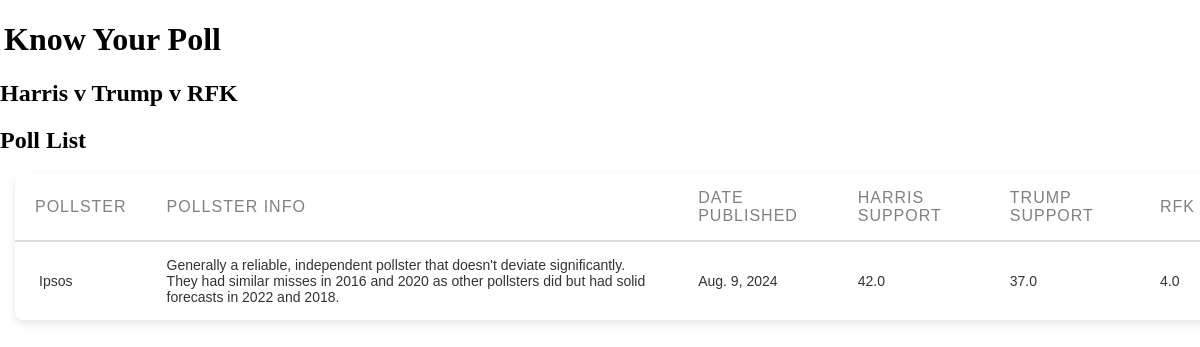
Before: /three-way-race with the older database file.
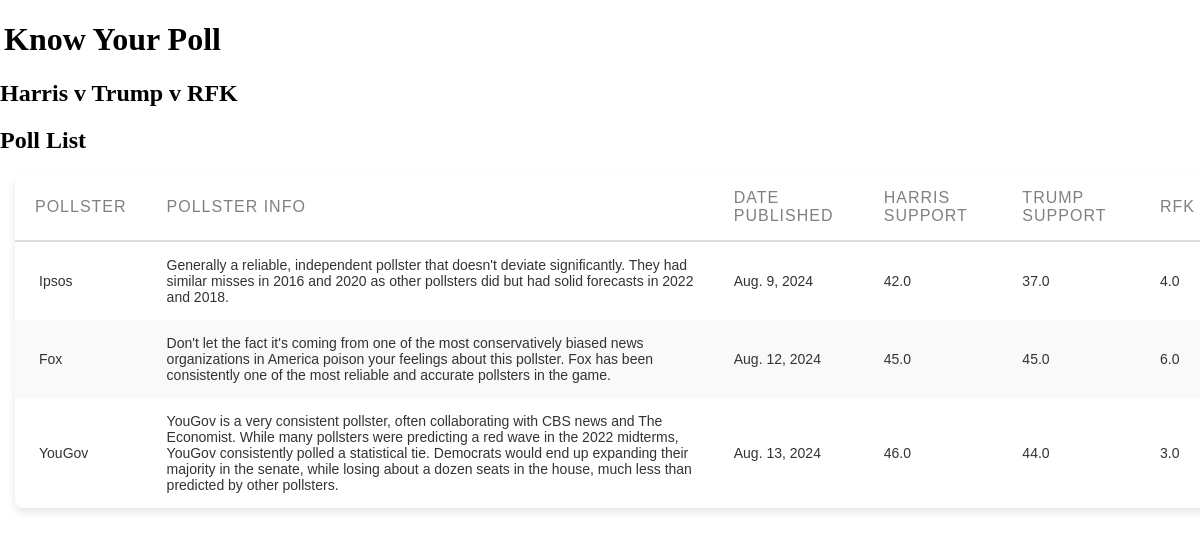
After: the same page with the newer database file.
### main/models.py (models this page shows, shortened)
class Poll(models.Model):
    harris_support = models.FloatField(null=False)
    trump_support = models.FloatField(null=False)
    third_party_support = models.FloatField(null=True, blank=True)
    region = models.CharField(null=False,max_length=50)
    date_published = models.DateField()
    link_to_poll = models.URLField(null=True)
    type_of_voters = models.CharField(max_length=50)
    number_of_respondents = models.IntegerField()
    pollster = models.ForeignKey(Pollster, on_delete=models.CASCADE,related_name="polls") #if pollster is deleted, models.CASCADE makes it so all polls by said pollster are also deleted.
    margin = models.IntegerField()

class Pollster(models.Model):
    name_of_pollster = models.CharField(max_length=75)
    info = models.TextField()
    quality_of_pollster = models.IntegerField(validators=[MinValueValidator(1), MaxValueValidator(5)])

### main/views.py (the view)
# urls.py: path("three-way-race", views.Homepage_Three_Way.as_view(),name="threeway"),
class Homepage_Three_Way(ListView):
    template_name = "main/home_page_threeway.html"
    model = Poll
    context_object_name = "polls"
    def get_queryset(self):
        base_query = super().get_queryset()
        data = base_query.filter(third_party_support__isnull=False)
        return data

### main/templates/main/home_page_threeway.html (shortened to what this page needs)
{% extends "main/base.html" %}
{% load static %}
{% block css_styles %}
  <link rel="stylesheet" href="{% static "main/homepage.css" %}">
{% endblock %}
{% block content %}
<header id ="main-nav">
  <h1><a href="{% url "home"%}">Know Your Poll</a></h1>
</header>
<h2>Harris v Trump v RFK</h2>
<h2>Poll List</h2>
<table>
    <thead>
        <tr>
            <th>Pollster</th>
            <th>Pollster info</th>
            <th>Date Published</th>
            <th>Harris Support</th>
            <th>Trump Support</th>
            <th>RFK</th>
        </tr>
    </thead>
    <tbody>
        {% for poll in polls %}
        <tr>
            <td><a href={{poll.link_to_poll}} style="text-decoration:none">{{ poll.pollster.name_of_pollster }}</a></td>
            <td>{{poll.pollster.info}}</td>
            <td>{{ poll.date_published }}</td>
            <td>{{ poll.harris_support }}</td>
            <td>{{ poll.trump_support }}</td>
            <td>{{ poll.third_party_support }}</td>
        </tr>
        {% endfor %}
    </tbody>
</table>
{% endblock %}

Changed rows visible on the page:
added Poll: pollster.name_of_pollster "Fox", pollster.info "Don't let the fact it's coming from one of the most conservatively biased news organizations in America poison your feelings about this pollster. Fox has been consistently one of the most reliable and accurate pollsters in the game.", date_published "Aug. 12, 2024", harris_support "45.0", trump_support "45.0", third_party_support "6.0"
added Poll: pollster.name_of_pollster "YouGov", pollster.info "YouGov is a very consistent pollster, often collaborating with CBS news and The Economist. While many pollsters were predicting a red wave in the 2022 midterms, YouGov consistently polled a statistical tie. Democrats would end up expanding their majority in the senate, while losing about a dozen seats in the house, much less than predicted by other pollsters.", date_published "Aug. 13, 2024", harris_support "46.0", trump_support "44.0", third_party_support "3.0"
